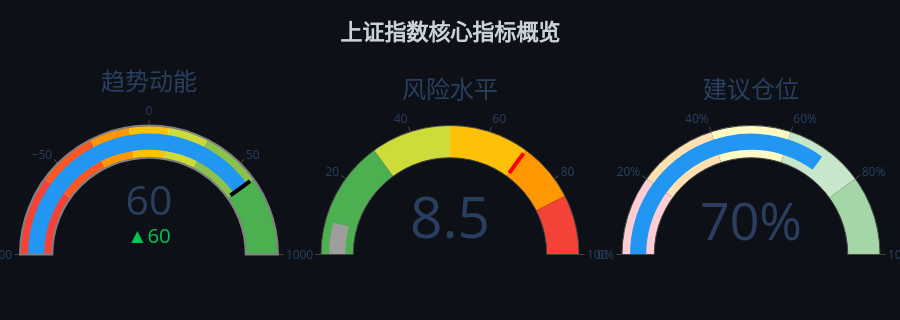

The notebook cell saved with this chart:
### Markdown cell above
---

## 2️⃣ 市场核心指标仪表盘 (MarketGauge)

展示趋势动能、市场风险、建议仓位三大核心指标。

### Code cell
# 核心指标仪表盘
if '000001.XSHG' in state_results:
    fig_gauges = plot_market_overview_gauges(
        state_results['000001.XSHG'], 
        title='上证指数核心指标概览'
    )
    fig_gauges.show()
else:
    print('❌ 无法显示仪表盘: 上证指数数据不可用')

### Figure 1 — Plotly figure (JSON) as saved in the notebook; plotly's stock layout.template omitted (floating-point values rounded to 4 significant figures)
{"data": [{"delta": {"decreasing": {"color": "#F44336"}, "increasing": {"color": "#00C853"}, "reference": 0}, "domain": {"x": [0, 0.3], "y": [0, 1]}, "gauge": {"axis": {"range": [-100, 100], "tickwidth": 1}, "bar": {"color": "#2196F3"}, "bgcolor": "white", "bordercolor": "gray", "borderwidth": 2, "steps": [{"color": "#F44336", "range": [-100, -60]}, {"color": "#FF5722", "range": [-60, -30]}, {"color": "#FF9800", "range": [-30, -10]}, {"color": "#FFC107", "range": [-10, 10]}, {"color": "#CDDC39", "range": [10, 30]}, {"color": "#8BC34A", "range": [30, 60]}, {"color": "#4CAF50", "range": [60, 100]}], "threshold": {"line": {"color": "black", "width": 4}, "thickness": 0.75, "value": 60}}, "mode": "gauge+number+delta", "title": {"font": {"size": 24}, "text": "趋势动能"}, "type": "indicator", "value": 60}, {"domain": {"x": [0.35, 0.65], "y": [0, 1]}, "gauge": {"axis": {"range": [0, 100], "tickwidth": 1}, "bar": {"color": "#9E9E9E"}, "steps": [{"color": "#4CAF50", "range": [0, 30]}, {"color": "#CDDC39", "range": [30, 50]}, {"color": "#FFC107", "range": [50, 70]}, {"color": "#FF9800", "range": [70, 85]}, {"color": "#F44336", "range": [85, 100]}], "threshold": {"line": {"color": "red", "width": 4}, "thickness": 0.75, "value": 70}}, "mode": "gauge+number", "title": {"font": {"size": 24}, "text": "风险水平"}, "type": "indicator", "value": 8.532}, {"domain": {"x": [0.7, 1], "y": [0, 1]}, "gauge": {"axis": {"range": [0, 100], "ticksuffix": "%"}, "bar": {"color": "#2196F3"}, "steps": [{"color": "#FFCDD2", "range": [0, 20]}, {"color": "#FFE0B2", "range": [20, 40]}, {"color": "#FFF9C4", "range": [40, 60]}, {"color": "#C8E6C9", "range": [60, 80]}, {"color": "#A5D6A7", "range": [80, 100]}]}, "mode": "gauge+number", "number": {"suffix": "%"}, "title": {"font": {"size": 24}, "text": "建议仓位"}, "type": "indicator", "value": 70}], "layout": {"height": 320, "margin": {"b": 20, "l": 20, "r": 20, "t": 80}, "paper_bgcolor": "#0d1117", "title": {"font": {"color": "#c9d1d9", "size": 22}, "text": "<b>上证指数核心指标概览</b>", "x": 0.5}}}
